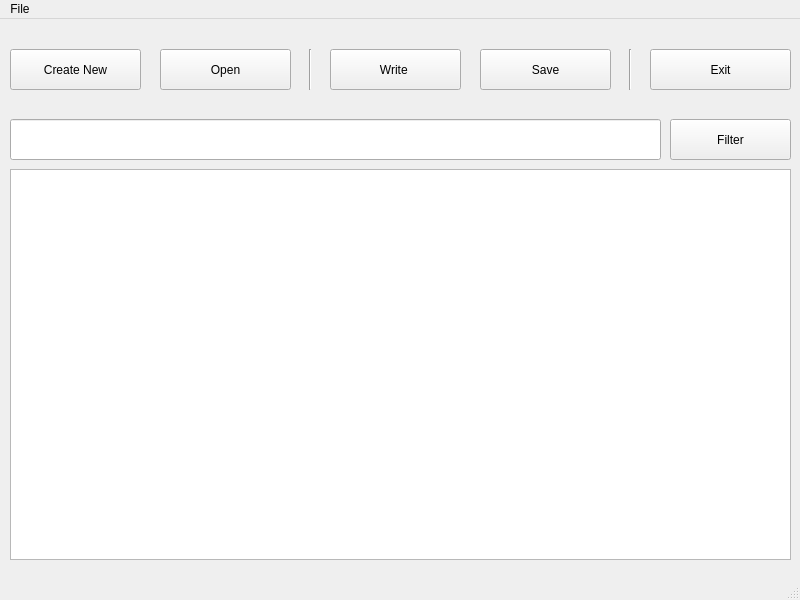
<?xml version="1.0" encoding="UTF-8"?>
<ui version="4.0">
 <class>MainWindow</class>
 <widget class="QMainWindow" name="MainWindow">
  <property name="geometry">
   <rect>
    <x>0</x>
    <y>0</y>
    <width>800</width>
    <height>600</height>
   </rect>
  </property>
  <property name="minimumSize">
   <size>
    <width>800</width>
    <height>600</height>
   </size>
  </property>
  <property name="maximumSize">
   <size>
    <width>800</width>
    <height>600</height>
   </size>
  </property>
  <property name="windowTitle">
   <string>MainWindow</string>
  </property>
  <widget class="QWidget" name="centralwidget">
   <widget class="QPushButton" name="createNewButton">
    <property name="geometry">
     <rect>
      <x>10</x>
      <y>30</y>
      <width>131</width>
      <height>41</height>
     </rect>
    </property>
    <property name="text">
     <string>Create New</string>
    </property>
   </widget>
   <widget class="QPushButton" name="openButton">
    <property name="geometry">
     <rect>
      <x>160</x>
      <y>30</y>
      <width>131</width>
      <height>41</height>
     </rect>
    </property>
    <property name="text">
     <string>Open</string>
    </property>
   </widget>
   <widget class="QPushButton" name="writeButton">
    <property name="geometry">
     <rect>
      <x>330</x>
      <y>30</y>
      <width>131</width>
      <height>41</height>
     </rect>
    </property>
    <property name="text">
     <string>Write </string>
    </property>
   </widget>
   <widget class="QPushButton" name="saveButton">
    <property name="geometry">
     <rect>
      <x>480</x>
      <y>30</y>
      <width>131</width>
      <height>41</height>
     </rect>
    </property>
    <property name="text">
     <string>Save</string>
    </property>
   </widget>
   <widget class="QLineEdit" name="lineEdit">
    <property name="geometry">
     <rect>
      <x>10</x>
      <y>100</y>
      <width>651</width>
      <height>41</height>
     </rect>
    </property>
   </widget>
   <widget class="QPushButton" name="filterButton">
    <property name="geometry">
     <rect>
      <x>670</x>
      <y>100</y>
      <width>121</width>
      <height>41</height>
     </rect>
    </property>
    <property name="text">
     <string>Filter</string>
    </property>
   </widget>
   <widget class="Line" name="line">
    <property name="geometry">
     <rect>
      <x>300</x>
      <y>30</y>
      <width>20</width>
      <height>41</height>
     </rect>
    </property>
    <property name="orientation">
     <enum>Qt::Vertical</enum>
    </property>
   </widget>
   <widget class="Line" name="line_2">
    <property name="geometry">
     <rect>
      <x>620</x>
      <y>30</y>
      <width>20</width>
      <height>41</height>
     </rect>
    </property>
    <property name="orientation">
     <enum>Qt::Vertical</enum>
    </property>
   </widget>
   <widget class="QPushButton" name="exitButton">
    <property name="geometry">
     <rect>
      <x>650</x>
      <y>30</y>
      <width>141</width>
      <height>41</height>
     </rect>
    </property>
    <property name="text">
     <string>Exit</string>
    </property>
   </widget>
   <widget class="QTableView" name="tableView">
    <property name="geometry">
     <rect>
      <x>10</x>
      <y>150</y>
      <width>781</width>
      <height>391</height>
     </rect>
    </property>
   </widget>
  </widget>
  <widget class="QMenuBar" name="menubar">
   <property name="geometry">
    <rect>
     <x>0</x>
     <y>0</y>
     <width>800</width>
     <height>21</height>
    </rect>
   </property>
   <widget class="QMenu" name="menuTest">
    <property name="title">
     <string>File</string>
    </property>
    <addaction name="actionImport"/>
    <addaction name="actionImport_db"/>
    <addaction name="separator"/>
    <addaction name="actionQuit"/>
    <addaction name="actionQuit_2"/>
   </widget>
   <addaction name="menuTest"/>
  </widget>
  <widget class="QStatusBar" name="statusbar"/>
  <action name="actionImport">
   <property name="text">
    <string>Import .csv</string>
   </property>
  </action>
  <action name="actionImport_db">
   <property name="text">
    <string>Import .db</string>
   </property>
  </action>
  <action name="actionQuit">
   <property name="text">
    <string>Save</string>
   </property>
  </action>
  <action name="actionQuit_2">
   <property name="text">
    <string>Quit</string>
   </property>
  </action>
 </widget>
 <resources/>
 <connections/>
</ui>
